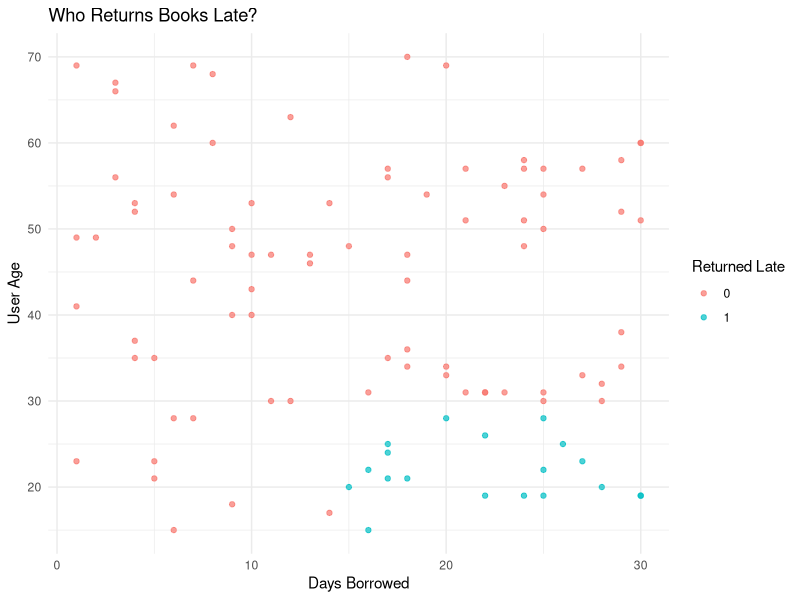

Source code (R):
library(readr)
library(dplyr)
library(ggplot2)

rentals <- read_csv("user_rentals_clean.csv")

rentals <- rentals |> mutate(returned_late = as.factor(returned_late))

set.seed(123)
n <-  nrow(rentals)
train_index <- sample(1:n, size = n * 0.8)
train_data <- rentals[train_index, ]
test_data <- rentals[-train_index, ]

model <- glm(returned_late ~ days_borrowed + genre + user_age + city, 
             data = train_data,
             family = binomial)
summary(model)

probabilities <- predict(model, newdata = test_data, type = "response")
test_data$class <- ifelse(probabilities > 0.5, "yes", "no")

table(Predicted = test_data$class, Actual = test_data$returned_late)

test_data$predicited_class <- ifelse(test_data$class=="yes", 1, 0)
mean(test_data$predicited_class == test_data$returned_late)



x_vals <- seq(min(rentals$days_borrowed), max(rentals$days_borrowed), length.out = 100)
boundary <- data.frame(
  days_borrowed = x_vals,
  user_age = -(coef(model)[1] + coef(model)[2] * x_vals) / coef(model)[3]
)


# Plot
ggplot(rentals, aes(x = days_borrowed, y = user_age, color = returned_late)) +
  
  geom_point(alpha = 0.7) +
  
  # geom_line(data = boundary, aes(x = days_borrowed, y = user_age), color = "black", linetype = "dashed") +
  
  labs(
    
    title = "Who Returns Books Late?",
    
    x = "Days Borrowed",
    
    y = "User Age",
    
    color = "Returned Late"
    
  ) +
  
  theme_minimal()

novi_korisnik <- data.frame(
  days_borrowed = 18,
  genre = "Mystery",
  user_age = 26,
  city = "Hillview"
)

verovatnoca <- predict(model, newdata = novi_korisnik, type = "response")
ifelse(verovatnoca > 0.5, "Kasnice", "Nece Kasniti")
